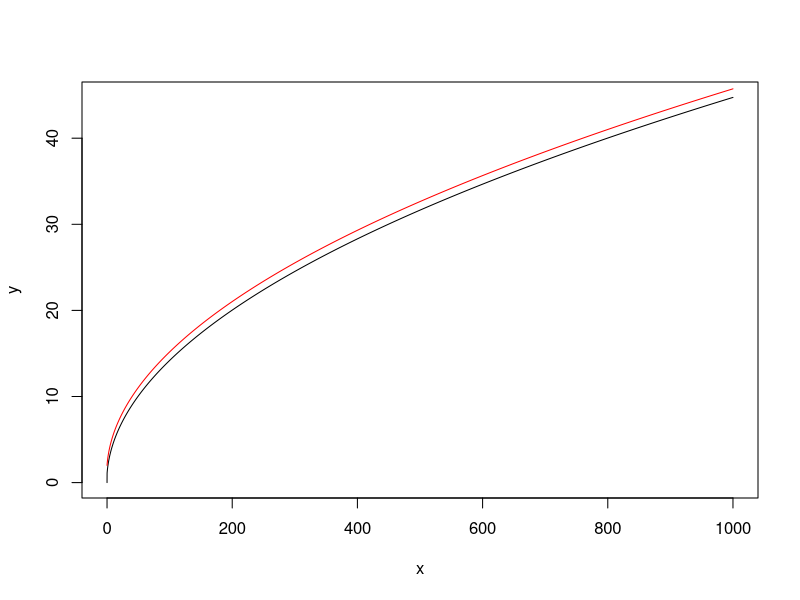

R code for this plot:
# y'= 1/y, y[0] = 1
#
#
# 

del1 = .1

x1 = 0
x2 = 1000

x = seq(x1, x2, del1)
n = length(x)

y = rep(0, n)

y[0] = 1
x1 = 1
for (i in 2:n){
  x2 = x1 + del1 / x1
  x1 = x2
  y[i] = x2
}

plot(x, y, type='l')

yy = sqrt(2*x+1)+1

points(x, yy, type='l', col='red')
